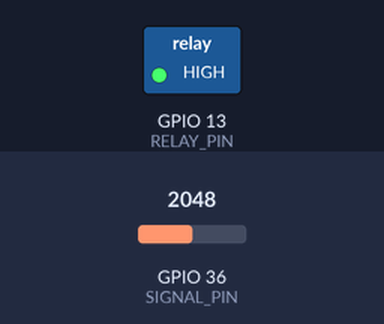
Bench run of a sketch on a simulated ESP32. Shown: switched loads named in the sketch (green lamp = pin HIGH). Inputs (shaded band) come from the test bench; at power-on: GPIO 36 (SIGNAL_PIN) = 2048. Pins used as bus, display or sensor lines are not drawn; what the sketch prints to the serial monitor is not drawn.

Above: at 1.8 s.
1.9 s: GPIO 36 (SIGNAL_PIN) set to 1053
3.4 s: GPIO 36 (SIGNAL_PIN) set to 936
At 5.2 s:
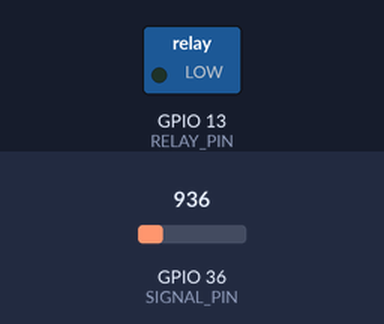
5.5 s: GPIO 36 (SIGNAL_PIN) set to 1040
At 7.2 s:
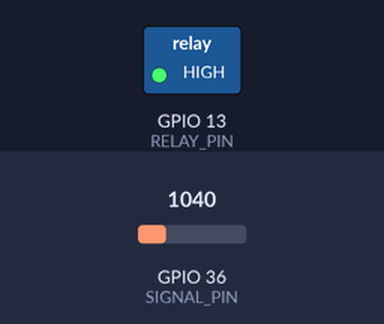
7.5 s: GPIO 36 (SIGNAL_PIN) set to 960
At 8.6 s:
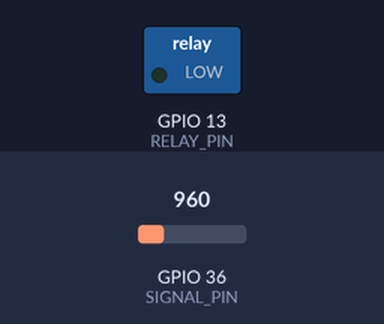
Timing chart, 0 to 10.5 s (numbered marks = the images above; inputs shaded):
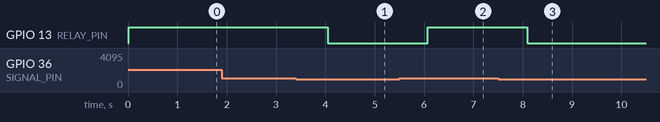

The sketch:

SU_SEVIYE_SENSOR.ino
```cpp
/*
 * This ESP32 code is created by esp32io.com
 *
 * This ESP32 code is released in the public domain
 *
 * For more detail (instruction and wiring diagram), visit https://esp32io.com/tutorials/esp32-water-sensor-pump
 */

#define RELAY_PIN   13
#define POWER_PIN   32
#define SIGNAL_PIN  36

#define THRESHOLD   1000

void setup() {
  Serial.begin(9600);
  pinMode(RELAY_PIN,   OUTPUT);
  pinMode(POWER_PIN, OUTPUT);
  digitalWrite(POWER_PIN, LOW);
  digitalWrite(RELAY_PIN, LOW);
}

void loop() {
  digitalWrite(POWER_PIN, HIGH);
  delay(10);
  int value = analogRead(SIGNAL_PIN);
  digitalWrite(POWER_PIN, LOW);
Serial.print(value);
  if (value > THRESHOLD) {
    Serial.print("The water is detected");
    digitalWrite(RELAY_PIN, HIGH);
  } else {
    digitalWrite(RELAY_PIN, LOW);
  }

  delay(1000);
}
```

Measured:
- the behaviour switches between 1001 and 1000 on GPIO 36 (SIGNAL_PIN) (found by bisection; images 0 and 1)
- after the input at 1.9 s, every drawn part: stays the same
- after the input at 3.4 s, GPIO 13 (RELAY_PIN): HIGH → LOW after 0.65 s
- after the input at 5.5 s, GPIO 13 (RELAY_PIN): LOW → HIGH after 0.57 s
- after the input at 7.5 s, GPIO 13 (RELAY_PIN): HIGH → LOW after 0.59 s
